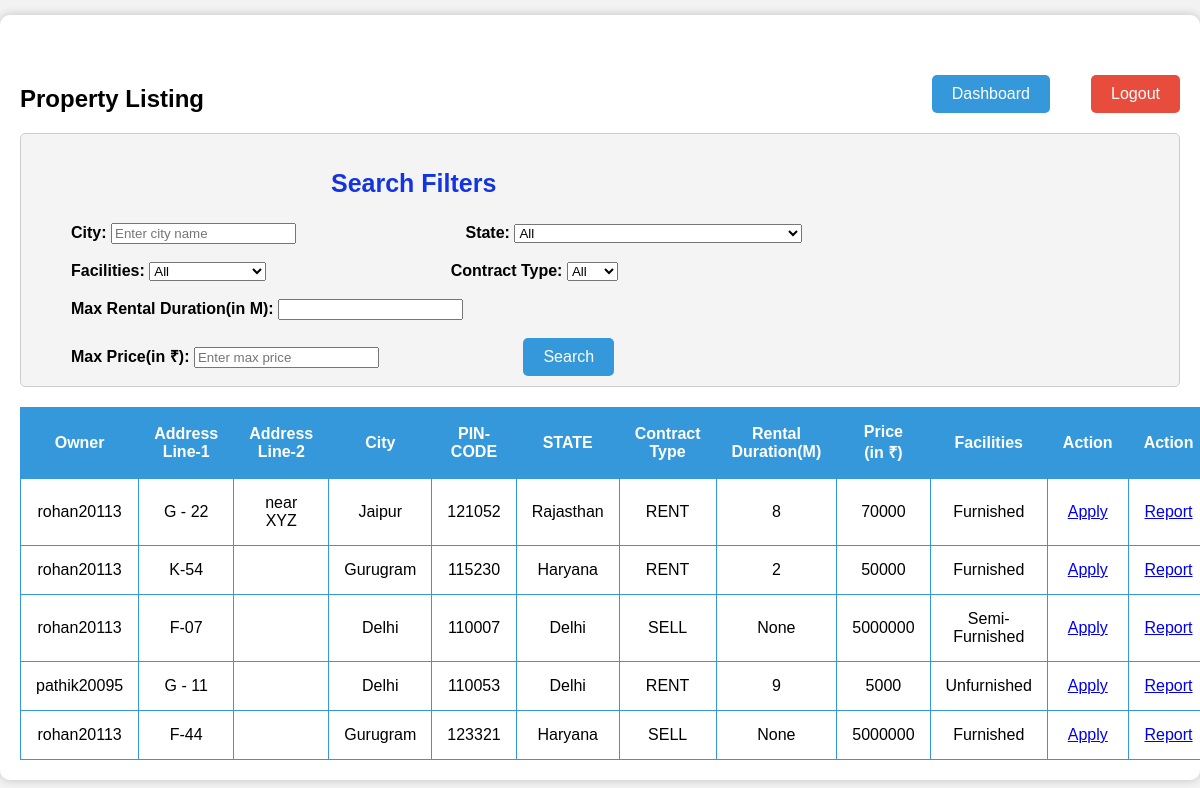
The app's page /search_properties/ (signed in), older data.
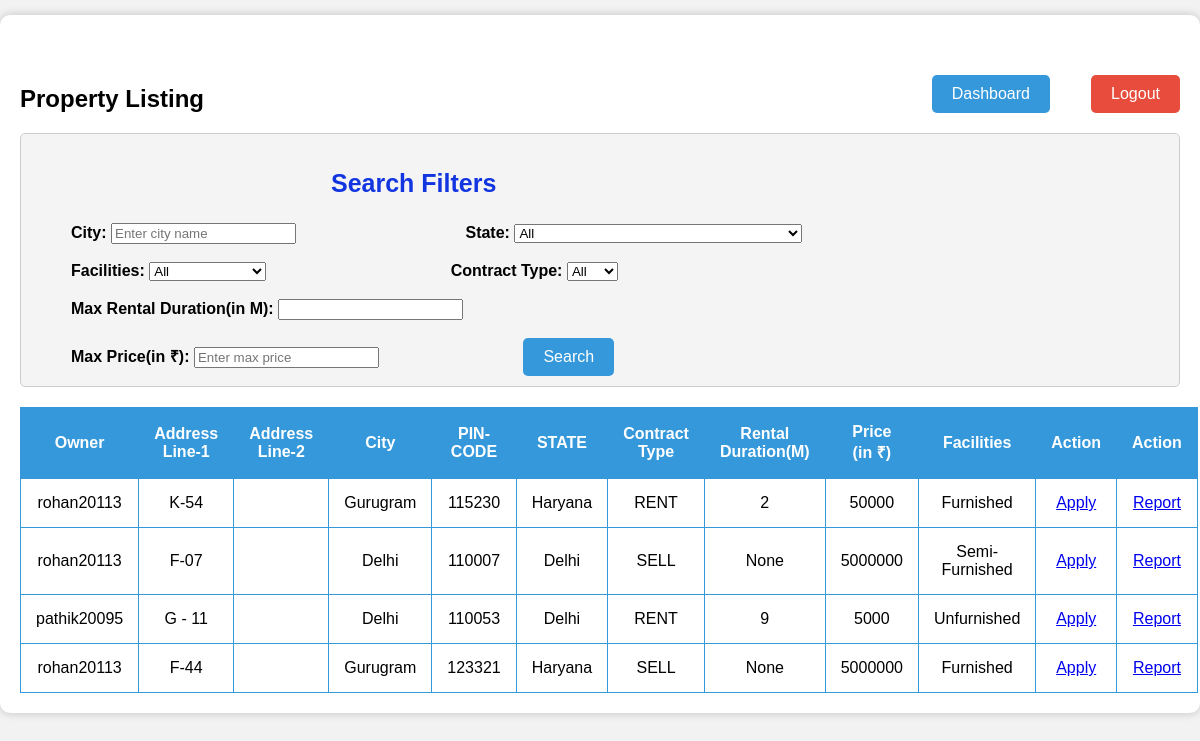
The same page, newer data.
### project_app/models.py (models this page shows, shortened)
class Property(models.Model):
    owner = models.CharField(max_length=30,  null= False, blank=False, default = None)
    address_line_1 = models.CharField(max_length=30,  null= False, blank=False, default = None)
    address_line_2 = models.CharField(max_length=30,  null= False, blank=True, default = '')
    state = models.CharField(max_length=30,  null= False, blank=False, default = None)
    city = models.CharField(max_length=30,  null= False, blank=False, default = None)
    pincode = models.CharField(max_length=6,  null= False, blank=False, default = None)
    type = models.CharField(max_length=4,  null= False, blank=False, default = None)
    duration = models.DecimalField(decimal_places=0, max_digits=3, validators=[MaxValueValidator(limit_value=240)], null = True, blank = True, default = None)
    price = models.DecimalField(decimal_places=0, max_digits=10, null = True, blank = True, default= 0)
    facilities = models.CharField(max_length=20,  null= False, blank=False, default = None)

### project_app/views.py (the view)
# urls.py: path("search_properties/", views.search_properties, name="search_properties_page"),
def search_properties(request):
    request.session['transaction_ekyc'] = None
    if(request.method == 'POST'):
        username = request.session.get('username')
        if(request.session.get('email_kyc') is None):
            return redirect('logout_page')
        if(username is None):
            return redirect('login_page')
    else:
        username = request.session.get('username')
        if(request.session.get('email_kyc') is None):
            return redirect('logout_page')
        if(username is None):
            return redirect('login_page')
        try:
            my_properties_list = []
            properties = list(Property.objects.values())
            for i in range(len(properties)):
                if(properties[i]['owner'] !=username and properties[i]['type'] in ['SELL', 'RENT']):
                    my_properties_list.append(properties[i])
            applications = list(PropertyApplications.objects.values())
            user_details = [{'user': username}]
            return render(request, 'search_properties.html', {'properties':my_properties_list, 'applications':applications, 'user': user_details})
        except:
            messages.error(request, 'Unexpected Error')
            return redirect('dashboard_page')

### project_app/templates/search_properties.html (shortened to what this page needs)
<!DOCTYPE html>
<html>
<head>
</head>
<body>
    <div class="container">
        <div>
            <h2 style="margin-top: 50px;">Property Listing</h2>
            <a class="dashboard-button" href="/dashboard">Dashboard</a>
            <a class="logout-button" href="/logout">Logout</a>
        </div>
        <div class="filter-container">
            <h3 style="margin-left:300px;text-shadow: #1e6aae;text-underline-position: auto;font-size: 25px;
            width: fit-content;color: #1235e1;">Search Filters</h3>
            <label class="filter-label"  for="filter-city">City:</label>
            <input type="text" id="filter-city" placeholder="Enter city name">
            <label class="filter-label-third" for="filter-state">State:</label>
            <select id="filter-state">
                <option value="">All</option>
            </select>
            <br></br>
            <label class="filter-label" for="filter-facilities">Facilities:</label>
            <select id="filter-facilities">
                <option value="">All</option>
            </select>
            <label class="filter-label-second" for="filter-type">Contract Type:</label>
            <select id="filter-type">
                <option value="">All</option>
            </select>
            <br></br>
            <label class = "filter-label" for="filter-duration">Max Rental Duration(in M):</label>
            <input type="number" id="filter-duration" name="duration" min="0">
            <br></br>
            <label class="filter-label" for="filter-price">Max Price(in ₹):</label>
            <input type="number" id="filter-price" placeholder="Enter max price" min="0">
            <button type="button" class="search-button" id="search-button">Search</button>
        </div>
        <div class="scroll-container">
            <table>
                <thead>
                    <tr>
                        <th>Owner</th>
                        <th>Address Line-1</th>
                        <th>Address Line-2</th>
                        <th>City</th>
                        <th>PIN-CODE</th>
                        <th>STATE</th>
                        <th>Contract Type</th>
                        <th>Rental Duration(M)</th>
                        <th>Price (in ₹)</th>
                        <th>Facilities</th>
                        <th>Action</th>
                        <th>Action</th>
                    </tr>
                </thead>
                <tbody>
                    {% for property in properties %}
                    <tr>
                        <td>{{ property.owner }}</td>
                        <td>{{ property.address_line_1 }}</td>
                        <td>{{ property.address_line_2 }}</td>
                        <td>{{ property.city }}</td>
                        <td>{{ property.pincode }}</td>
                        <td>{{ property.state }}</td>
                        <td>{{ property.type }}</td>
                        <td>{{ property.duration }}</td>
                        <td>{{ property.price }}</td>
                        <td>{{ property.facilities }}</td>
                        <td>
                            <a id = 'action_available' href="/apply_property_deal/{{property.id}}">Apply</a>
                        </td>
                        <td>
                            <a id = 'action_available' href="/report_listing/{{property.id}}">Report</a>
                        </td>
                    </tr>
                    {% endfor %}
                </tbody>
            </table>
        </div>
    </div>
</body>
</html>

Row changes from the older to the newer data that the page shows:
no longer on this page (row edited): Property: owner "rohan20113", address_line_1 "G - 22", address_line_2 "near XYZ", city "Jaipur", pincode "121052", state "Rajasthan", type "RENT", duration "8", price "70000", facilities "Furnished"
